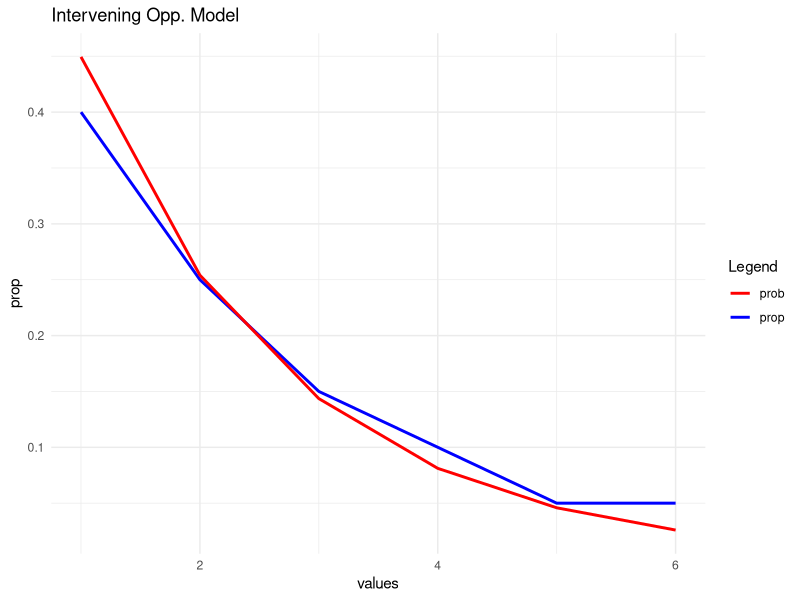

Reproduce this figure in R.
## ---- chunk 1
library(dplyr)
library(tidyverse)
library(here)
library(patchwork)
## ---- chunk 2
z_score <- (120-96)/32

probability <- pnorm(z_score)

# Print the result
print(1-probability)

## ---- chunk 3
hundred_z_score <- (100-96)/32

hundred_probability <- pnorm(hundred_z_score)

print(hundred_probability)
# 0.5497382


ninety_z_score <- (90-96)/32

ninety_probability <- pnorm(ninety_z_score)

print(ninety_probability)
# 0.4256343

hundred_probability- ninety_probability


## ---- chunk 4
mean_snowfall <- 96
sd_snowfall <- 32
probability_exceeded <- 0.10

#qnorm calculates quantile based on normal distribution
level_of_snowfall <- qnorm(1 - probability_exceeded, mean_snowfall, sd_snowfall)

level_of_snowfall
## ---- chunk 5
one_thirty_z <- (130000-100000)/35000

one_thirty_probability <- pnorm(one_thirty_z)

print(one_thirty_probability)
#0.804317

ninety_thou_z <- (90000-100000)/35000

ninety_thou_probability <- pnorm(ninety_thou_z)

print(ninety_thou_probability)
#0.3875485

one_thirty_probability- ninety_thou_probability

## ---- chunk 6
mean_price <- 100000
sd_price <- 35000
probability_lower <- 0.12

housing_price <- qnorm(probability_lower, mean_price, sd_price)

housing_price

## ---- chunk 7
mean <- 2.2
L <- 1/2.2

df1<- data.frame(values = 1:6,
prop = c(0.4, 0.25, 0.15, 0.1, 0.05, 0.05),
prob = NA)

prob_function <- function(L, n) {
numerator <- (1 - L)^(1:n - 1) * L
denominator <- sum((1 - L)^(1:n - 1) * L)
result <- numerator / denominator
return(result)
}

L <- 1 / sum(df1$values * df1$prop)
n <- 6
result <- prob_function(L, n)
df1<- df1 %>%
mutate(prob = (result))

df1

ggplot(df1, aes(x = values)) +
  geom_line(aes(y = prop, color = "prop"), size = 1) +
  geom_line(aes(y = prob, color = "prob"), size = 1) +
  labs(title = "Intervening Opp. Model",
       color = "Legend") +
  scale_color_manual(values = c("prop" = "blue", "prob" = "red")) +
  theme_minimal()

## ---- chunk 8
total_pop <- 50000
Pcity1 <- (0.89*30000)+(0.08*20000)
Psub1 <- (0.92*20000)+(0.11*30000)

50000-Psub1

#year 2
Psub2 <-  (0.92*28300)+(0.11*21700)

50000- Psub2

#year 3
Psub3 <- (0.92 *28423) + (0.11*21577)
Psub3

50000-Psub3

#PcityEquil <- (0.89*x) + (0.08 * y)
#PcityEquil

# Pcity = 0.89(Pcity) +0.08(50,000 - Pcity)

PcityEquil <- 21052.63
50000- PcityEquil

## ---- chunk 9
1- (1- exp(-6.3 / 2.35))

## ---- chunk 10
1- (1 - exp(-7.7 / 2.35))
## ---- chunk 11
(20 - 16)/(24 - 10)

## ---- chunk 12
mean <- (10 + 24)/2
var <- ((24-10)^2)/12

mean
var
## ---- chunk 13
mean_duration <- 4.76
## ---- chunk 14
years <- 8

prob_more_than_8 <- 1 - pexp(years, rate = 1 / mean_duration)

prob_more_than_8
## ---- chunk 15
lower_bound <- 5
upper_bound <- 8

prob_lower <- pexp(lower_bound, rate = 1/ mean_duration)
prob_upper <- pexp(upper_bound, rate = 1/mean_duration)

prob_upper - prob_lower
## ---- chunk 16
mean_imports <- 30
sd_imports <- 16
## ---- chunk 17
prob_5_percent <- 0.05

imports <- qnorm(1 - prob_5_percent, mean_imports, sd_imports)

imports
## ---- chunk 18
lower_bound <- 29
upper_bound <- 45

probability_lower <- pnorm(lower_bound, mean_imports, sd_imports)
probability_upper <- pnorm(upper_bound, mean_imports, sd_imports)

fraction <- probability_upper - probability_lower

fraction

## ---- chunk 19
mean_customers <- 250
sd_customers <- 110
## ---- chunk 20
less_than_100 <- 100

probability_less_than_100 <- pnorm(less_than_100, mean_customers, sd_customers)


probability_less_than_100
## ---- chunk 21
more_than_320 <- 320

probability_more_than_320 <- pnorm(more_than_320, mean_customers, sd_customers, lower.tail = FALSE) 

probability_more_than_320

## ---- chunk 22
prob_10_percent <- 0.10

customers_exceeded_10_percent <- qnorm(prob_10_percent, mean_customers, sd_customers)

customers_exceeded_10_percent

## ---- chunk 23
mean_income <- 10000
rate <- 1/mean_income

desired_income <- 8000

#cdf function for exp model
probability_less_than_8000 <- pexp(desired_income, rate)

probability_less_than_8000

## ---- chunk 24

income_greater_than_12000 <- 12000

# cdf for exp but only upper tail
probability_greater_than_12000 <- pexp(income_greater_than_12000, rate, lower.tail = FALSE)

probability_greater_than_12000


## ---- chunk 25

lower_bound <- 9000
upper_bound <- 12000

probability_lower <- pexp(lower_bound, rate)
probability_upper <- pexp(upper_bound, rate)


probability_between_9000_and_12000 <- probability_upper - probability_lower

probability_between_9000_and_12000
